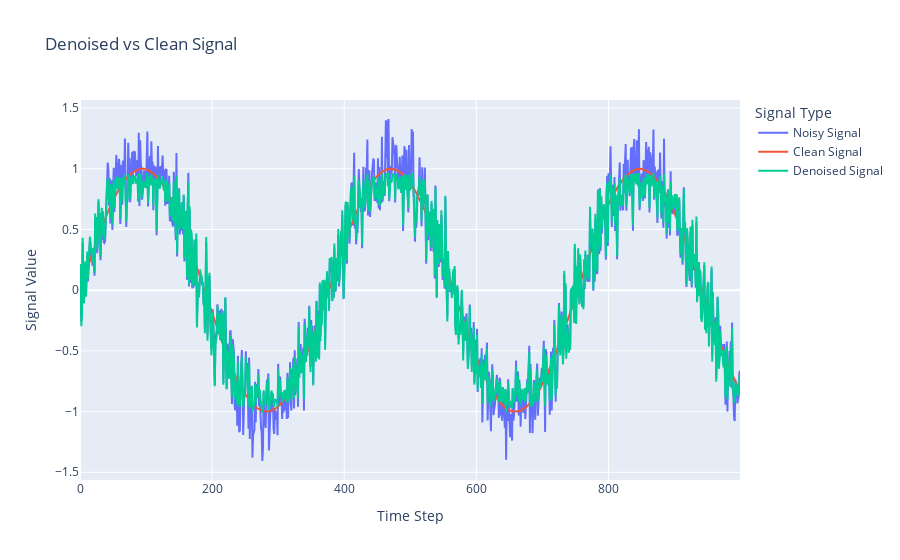

Notebook code cell kept with this figure:
### Markdown cell above
## Inference data

### Code cell
# 加载模型
device = torch.device("cuda" if torch.cuda.is_available() else "cpu")

# 假设你有一个定义好的模型类
model = LSTMDenoiser(input_size=1, hidden_size=64, num_layers=2)
model.to(device)

# 加载已训练的模型权重
checkpoint = torch.load("models/best_model.pth", map_location=device)
model.load_state_dict(checkpoint['model_state_dict'])
model.eval()  # 设置模型为评估模式

# 使用 noisy_signal[:1000] 测试模型
test_noisy_signal = torch.tensor(noisy_signal[:1000]).float().unsqueeze(-1)  # 转换为 PyTorch 张量，添加最后一维
test_noisy_signal = test_noisy_signal.to(device)  # 移动到设备

# 预测降噪结果
with torch.no_grad():
    denoised_signal = model(test_noisy_signal)   # 预测去噪信号
    denoised_signal = denoised_signal.squeeze(-1).cpu().numpy()  # 转换为 NumPy 数组

# 绘制降噪结果与干净信号的对比
fig3 = go.Figure()

# 绘制第一个 batch 的噪声信号、干净信号和去噪信号
fig3.add_trace(go.Scatter(y=noisy_signal[:1000].squeeze(), mode='lines', name='Noisy Signal'))  # 噪声信号
fig3.add_trace(go.Scatter(y=clean_signal[:1000].squeeze(), mode='lines', name='Clean Signal'))  # 干净信号
fig3.add_trace(go.Scatter(y=denoised_signal.squeeze(), mode='lines', name='Denoised Signal'))  # 去噪信号

fig3.update_layout(
    title='Denoised vs Clean Signal',
    xaxis_title='Time Step',
    yaxis_title='Signal Value',
    legend_title='Signal Type'
)

fig3.show()

### Figure 1 — Plotly figure (JSON) as saved in the notebook; plotly's stock layout.template omitted (floating-point values rounded to 4 significant figures; data arrays with more than 128 entries replaced by an {"elided": "..."} marker saying what was removed)
{"data": [{"mode": "lines", "name": "Noisy Signal", "type": "scatter", "y": {"elided": "1000 float values"}}, {"mode": "lines", "name": "Clean Signal", "type": "scatter", "y": {"elided": "1000 float values"}}, {"mode": "lines", "name": "Denoised Signal", "type": "scatter", "y": {"elided": "1000 float values"}}], "layout": {"legend": {"title": {"text": "Signal Type"}}, "title": {"text": "Denoised vs Clean Signal"}, "xaxis": {"title": {"text": "Time Step"}}, "yaxis": {"title": {"text": "Signal Value"}}}}
